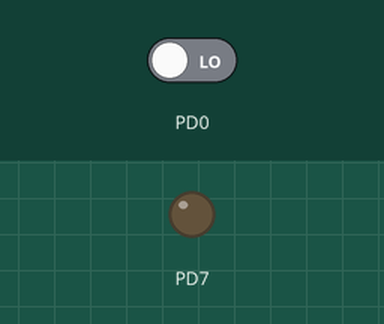
This program was run on a simulated ATmega32, built with avr-gcc and emulated at 8 MHz. Parts: output pins drawn as LEDs (lit = HIGH). The inputs (shaded band) are chosen by the test bench; at power-on: PD0 LOW.

Above: at 1.2 s.
1.3 s: PD0 driven HIGH
At 2.6 s:
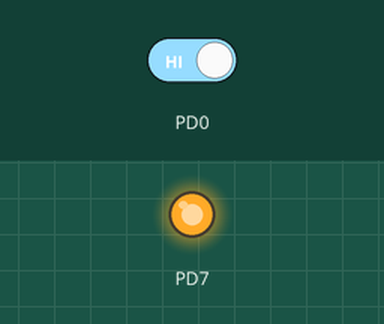
Timing chart, 0 to 4.3 s (numbered marks = the images above; inputs shaded):
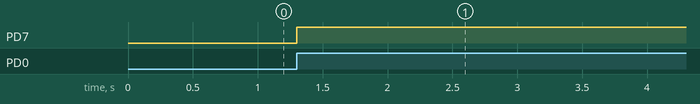

Measured:
- after the input at 1.3 s, PD7: LOW → HIGH at once

The program:

main.c
```c
/*
 * Lab 2.c
 *
 * Created: 04/09/2023 05:45:16 م
 * Author : Metro
 */

#define F_CPU 8000000UL
#include "MemMap.h"
#include "Utils.h"

int main(void)
{
	int flag=0;
	ResetBit(DDRD,0);
	SetBit(DDRD,7);
	ResetBit(PORTD,0);

	ResetBit(PORTD,0);
    /* Replace with your application code */
    while (1)
    {
		if(ReadBit(PIND,0) == 1 ){
			if (flag == 0)
			{
				ToggleBit(PORTD,7);
				flag++;
			}

		}
		else
		flag=0;
    }
}
```

MemMap.h
```c
/*
 * MemMap.h
 *
 * Created: 04/09/2023 05:14:09 م
 *  Author: Metro
 */


#ifndef MEMMAP_H_
#define MEMMAP_H_

#define PORTA (*(volatile unsigned char*)0x3A)
#define DDRA  (*(volatile unsigned char*)0x3B)
#define PINA  (*(volatile unsigned char*)0x39)


#define PORTD (*(volatile unsigned char*)0x32)
#define DDRD  (*(volatile unsigned char*)0x31)
#define PIND  (*(volatile unsigned char*)0x30)


#endif /* MEMMAP_H_ */
```

Utils.h
```c
/*
 * Utils.h
 *
 * Created: 04/09/2023 05:21:58 م
 *  Author: Metro
 */


#ifndef UTILS_H_
#define UTILS_H_

#define SetBit(Reg,Bit)		(Reg |=(1<<Bit)) //  (Reg = Reg|(1<<Bit))
#define ResetBit(Reg,Bit)	(Reg &=~(1<<Bit)) //  (Reg = Reg &~(1<<Bit))
#define ToggleBit(Reg,Bit)	(Reg ^=(1<<Bit)) //  (Reg = Reg^(1<<Bit))
#define ReadBit(Reg,Bit)	((Reg >>Bit)&1)


#endif /* UTILS_H_ */
```
